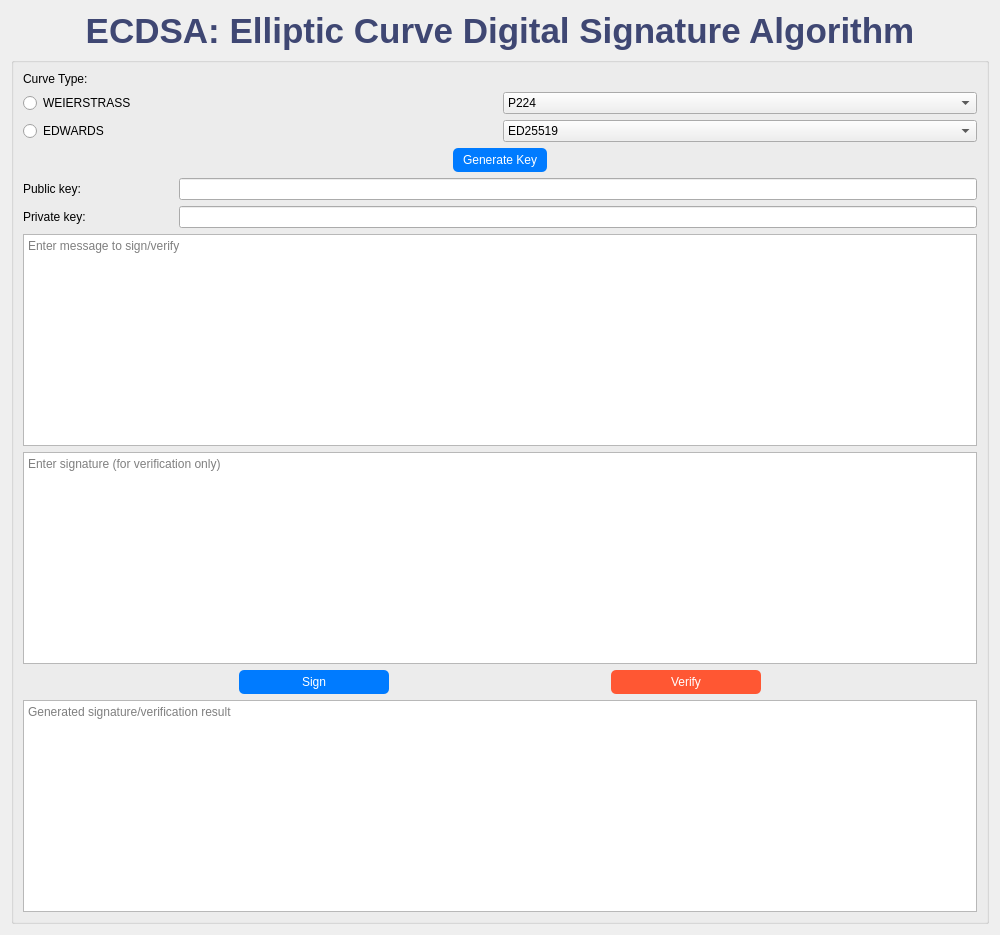
<?xml version="1.0" encoding="UTF-8"?>
<ui version="4.0">
    <class>PKC_Encryption_Schemes</class>
    <widget class="QWidget" name="PKC_Encryption_Schemes">
        <property name="geometry">
            <rect>
                <x>0</x>
                <y>0</y>
                <width>1000</width>
                <height>935</height>
            </rect>
        </property>
        <property name="windowTitle">
            <string>PKC: Encryption Schemes</string>
        </property>
        <layout class="QVBoxLayout" name="mainLayout">
            <item>
                <widget class="QLabel" name="mainTitle">
                    <property name="styleSheet">
                        <string>font-size: 35px; font-weight: bold; color: #3f4773;</string>
                    </property>
                    <property name="text">
                        <string>ECDSA: Elliptic Curve Digital Signature Algorithm</string>
                    </property>
                    <property name="alignment">
                        <set>Qt::AlignCenter</set>
                    </property>
                </widget>
            </item>
            <item>
                <widget class="QGroupBox" name="rsaGroup">
                    <layout class="QVBoxLayout" name="rsaLayout">
                        <item>
                            <widget class="QLabel" name="label_2">
                                <property name="text">
                                    <string>Curve Type:</string>
                                </property>
                            </widget>
                        </item>
                        <item>
                            <layout class="QHBoxLayout" name="horizontalLayout_2">
                                <item>
                                    <widget class="QRadioButton" name="btnWeier">
                                        <property name="minimumSize">
                                            <size>
                                                <width>200</width>
                                                <height>0</height>
                                            </size>
                                        </property>
                                        <property name="text">
                                            <string>WEIERSTRASS</string>
                                        </property>
                                        <attribute name="buttonGroup">
                                            <string notr="true">selCurve</string>
                                        </attribute>
                                    </widget>
                                </item>
                                <item>
                                    <widget class="QComboBox" name="selWeier">
                                        <property name="maximumSize">
                                            <size>
                                                <width>840</width>
                                                <height>16777215</height>
                                            </size>
                                        </property>
                                        <item>
                                            <property name="text">
                                                <string>P224</string>
                                            </property>
                                        </item>
                                        <item>
                                            <property name="text">
                                                <string>P256</string>
                                            </property>
                                        </item>
                                        <item>
                                            <property name="text">
                                                <string>P384</string>
                                            </property>
                                        </item>
                                        <item>
                                            <property name="text">
                                                <string>P521</string>
                                            </property>
                                        </item>
                                        <item>
                                            <property name="text">
                                                <string>P256K1</string>
                                            </property>
                                        </item>
                                        <item>
                                            <property name="text">
                                                <string>W25519</string>
                                            </property>
                                        </item>
                                        <item>
                                            <property name="text">
                                                <string>W448</string>
                                            </property>
                                        </item>
                                    </widget>
                                </item>
                            </layout>
                        </item>
                        <item>
                            <layout class="QHBoxLayout" name="horizontalLayout_3">
                                <item>
                                    <widget class="QRadioButton" name="btnEdw">
                                        <property name="minimumSize">
                                            <size>
                                                <width>200</width>
                                                <height>0</height>
                                            </size>
                                        </property>
                                        <property name="text">
                                            <string>EDWARDS</string>
                                        </property>
                                        <attribute name="buttonGroup">
                                            <string notr="true">selCurve</string>
                                        </attribute>
                                    </widget>
                                </item>
                                <item>
                                    <widget class="QComboBox" name="selEdw">
                                        <item>
                                            <property name="text">
                                                <string>ED25519 </string>
                                            </property>
                                        </item>
                                        <item>
                                            <property name="text">
                                                <string>ED448 </string>
                                            </property>
                                        </item>
                                        <item>
                                            <property name="text">
                                                <string>E448</string>
                                            </property>
                                        </item>
                                    </widget>
                                </item>
                            </layout>
                        </item>
                        <item>
                            <layout class="QHBoxLayout" name="generateRsaKeyLayout">
                                <item>
                                    <spacer name="leftSpacer">
                                        <property name="orientation">
                                            <enum>Qt::Horizontal</enum>
                                        </property>
                                        <property name="sizeType">
                                            <enum>QSizePolicy::Expanding</enum>
                                        </property>
                                        <property name="sizeHint" stdset="0">
                                            <size>
                                                <width>0</width>
                                                <height>0</height>
                                            </size>
                                        </property>
                                    </spacer>
                                </item>
                                <item>
                                    <widget class="QPushButton" name="btnKeyGen">
                                        <property name="styleSheet">
                                            <string notr="true">background-color: #007BFF; color: white; padding: 5px 10px; border-radius: 5px;</string>
                                        </property>
                                        <property name="text">
                                            <string>Generate Key</string>
                                        </property>
                                    </widget>
                                </item>
                                <item>
                                    <spacer name="rightSpacer">
                                        <property name="orientation">
                                            <enum>Qt::Horizontal</enum>
                                        </property>
                                        <property name="sizeType">
                                            <enum>QSizePolicy::Expanding</enum>
                                        </property>
                                        <property name="sizeHint" stdset="0">
                                            <size>
                                                <width>0</width>
                                                <height>0</height>
                                            </size>
                                        </property>
                                    </spacer>
                                </item>
                            </layout>
                        </item>
                        <item>
                            <layout class="QHBoxLayout" name="horizontalLayout_5">
                                <item>
                                    <widget class="QLabel" name="rsaExponentLabel">
                                        <property name="minimumSize">
                                            <size>
                                                <width>150</width>
                                                <height>0</height>
                                            </size>
                                        </property>
                                        <property name="text">
                                            <string>Public key: </string>
                                        </property>
                                    </widget>
                                </item>
                                <item>
                                    <widget class="QLineEdit" name="outputPubKey"/>
                                </item>
                            </layout>
                        </item>
                        <item>
                            <layout class="QHBoxLayout" name="horizontalLayout">
                                <item>
                                    <widget class="QLabel" name="label">
                                        <property name="minimumSize">
                                            <size>
                                                <width>150</width>
                                                <height>0</height>
                                            </size>
                                        </property>
                                        <property name="text">
                                            <string>Private key:</string>
                                        </property>
                                    </widget>
                                </item>
                                <item>
                                    <widget class="QLineEdit" name="outputPrivKey"/>
                                </item>
                            </layout>
                        </item>
                        <item>
                            <widget class="QTextEdit" name="inputText">
                                <property name="placeholderText">
                                    <string>Enter message to sign/verify</string>
                                </property>
                            </widget>
                        </item>
                        <item>
                            <widget class="QTextEdit" name="inputSig">
                                <property name="placeholderText">
                                    <string>Enter signature (for verification only)</string>
                                </property>
                            </widget>
                        </item>
                        <item>
                            <layout class="QHBoxLayout" name="encryptDecryptButtonsLayout">
                                <item>
                                    <widget class="QPushButton" name="btnSign">
                                        <property name="maximumSize">
                                            <size>
                                                <width>150</width>
                                                <height>30</height>
                                            </size>
                                        </property>
                                        <property name="styleSheet">
                                            <string>background-color: #007BFF; color: white; padding: 5px 10px; border-radius: 5px;</string>
                                        </property>
                                        <property name="text">
                                            <string>Sign</string>
                                        </property>
                                    </widget>
                                </item>
                                <item>
                                    <widget class="QPushButton" name="btnVerify">
                                        <property name="maximumSize">
                                            <size>
                                                <width>150</width>
                                                <height>30</height>
                                            </size>
                                        </property>
                                        <property name="styleSheet">
                                            <string>background-color: #FF5733; color: white; padding: 5px 10px; border-radius: 5px;</string>
                                        </property>
                                        <property name="text">
                                            <string>Verify</string>
                                        </property>
                                    </widget>
                                </item>
                            </layout>
                        </item>
                        <item>
                            <widget class="QTextEdit" name="outputText">
                                <property name="readOnly">
                                    <bool>true</bool>
                                </property>
                                <property name="placeholderText">
                                    <string>Generated signature/verification result</string>
                                </property>
                            </widget>
                        </item>
                    </layout>
                </widget>
            </item>
        </layout>
    </widget>
    <resources/>
    <connections/>
    <buttongroups>
        <buttongroup name="selCurve"/>
    </buttongroups>
</ui>
